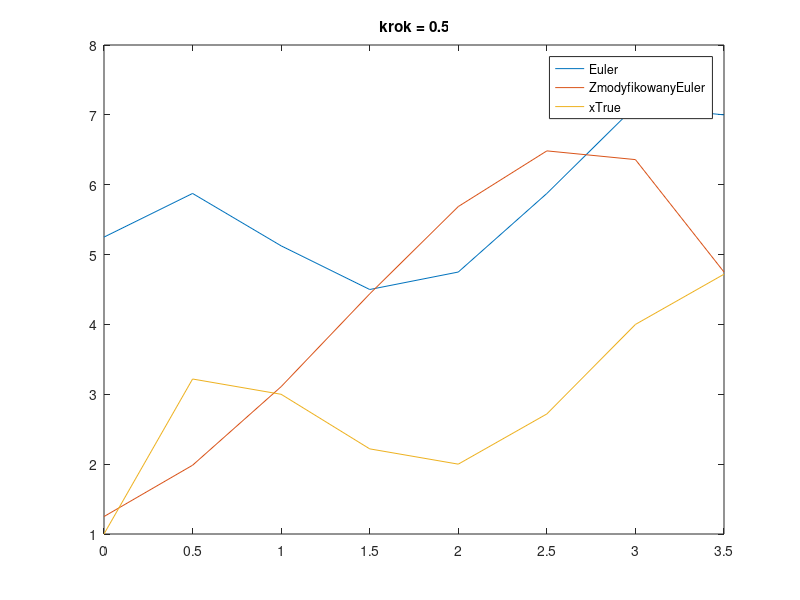
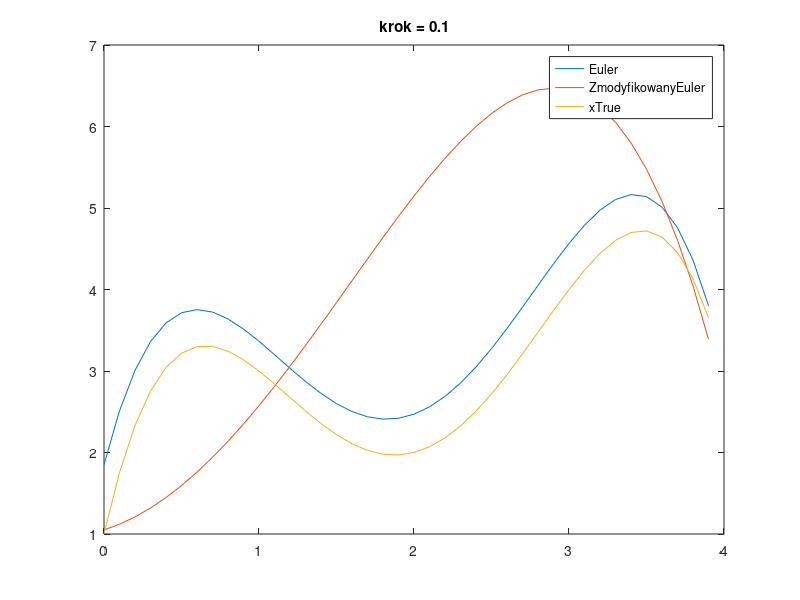
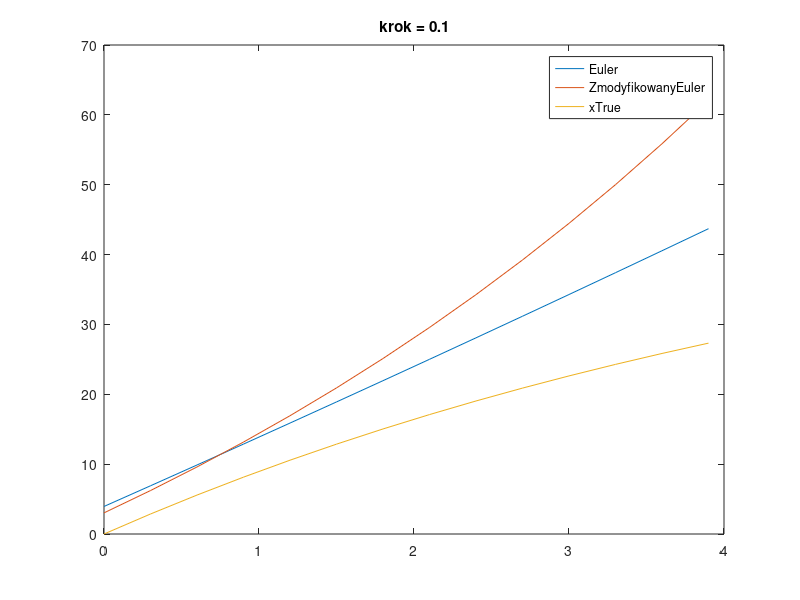
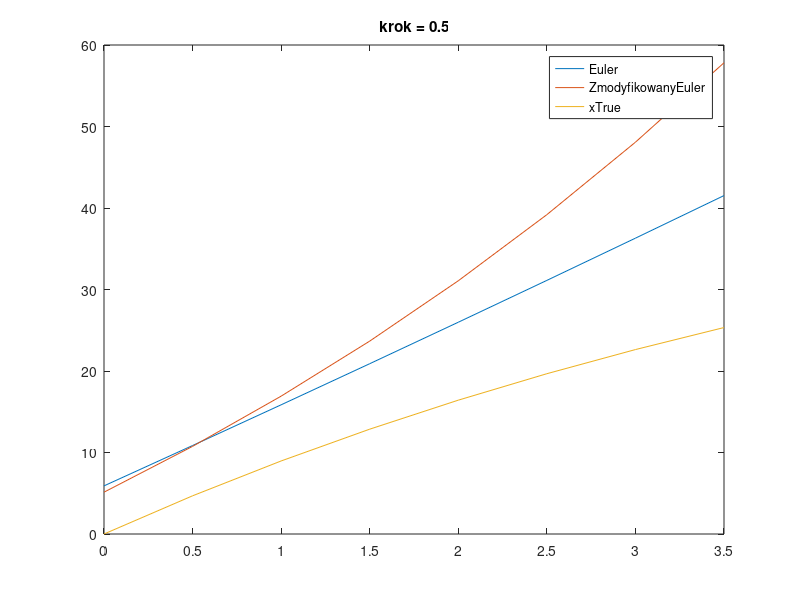

MATLAB code to generate these figures, in order:
t=[0,0.5,1,1.5,2,2.5,3,3.5];
euler=[5.25, 5.875, 5.125, 4.5, 4.75, 5.875, 7.125, 7.0];
zmodyf=[1.25, 1.984375, 3.109375, 4.4375, 5.6875, 6.484375, 6.359375, 4.75];
true=[1.0, 3.21875, 3.0, 2.21875, 2.0, 2.71875, 4.0, 4.71875];
figure;
plot(t, euler,t,zmodyf,t,true);
legend('Euler','ZmodyfikowanyEuler','xTrue');
title('krok = 0.5');

%% KROK 1
t=[0.0, 0.1, 0.2, 0.30000000000000004, 0.4, 0.5, 0.6, 0.7, 0.7999999999999999, 0.8999999999999999, 0.9999999999999999, 1.0999999999999999, 1.2, 1.3, 1.4000000000000001, 1.5000000000000002, 1.6000000000000003, 1.7000000000000004, 1.8000000000000005, 1.9000000000000006, 2.0000000000000004, 2.1000000000000005, 2.2000000000000006, 2.3000000000000007, 2.400000000000001, 2.500000000000001, 2.600000000000001, 2.700000000000001, 2.800000000000001, 2.9000000000000012, 3.0000000000000013, 3.1000000000000014, 3.2000000000000015, 3.3000000000000016, 3.4000000000000017, 3.5000000000000018, 3.600000000000002, 3.700000000000002, 3.800000000000002, 3.900000000000002];
euler=[1.85, 2.5118, 3.0082, 3.3608000000000002, 3.5900000000000003, 3.7150000000000003, 3.7538000000000005, 3.7232000000000003, 3.6388000000000003, 3.515, 3.365, 3.2008, 3.0332000000000003, 2.8718000000000004, 2.7250000000000005, 2.600000000000001, 2.502800000000001, 2.4382000000000015, 2.4098000000000015, 2.4200000000000013, 2.470000000000002, 2.5598000000000014, 2.6882000000000006, 2.852800000000002, 3.050000000000003, 3.2750000000000044, 3.5218000000000047, 3.783200000000004, 4.050800000000003, 4.315000000000003, 4.565000000000005, 4.788800000000005, 4.973200000000004, 5.103800000000002, 5.165000000000002, 5.140000000000001, 5.010799999999998, 4.758199999999995, 4.3617999999999935, 3.799999999999991];
zmodyf=[1.05, 1.1199749999999995, 1.2097749999999992, 1.3190999999999988, 1.4474999999999993, 1.5943749999999994, 1.7589749999999988, 1.9403999999999997, 2.1376000000000004, 2.349375000000001, 2.574375000000001, 2.811100000000002, 3.0579000000000023, 3.3129750000000024, 3.5743750000000034, 3.8400000000000034, 4.107600000000003, 4.374775000000003, 4.638975000000002, 4.897500000000002, 5.147500000000002, 5.385975000000002, 5.609775000000001, 5.815600000000002, 6.000000000000003, 6.1593750000000025, 6.289975000000002, 6.387900000000001, 6.449100000000002, 6.469375, 6.444375, 6.3695999999999975, 6.240399999999996, 6.051974999999993, 5.799374999999991, 5.47749999999999, 5.081099999999989, 4.604774999999988, 4.042974999999985, 3.389999999999983];
true=[1.0, 1.7539500000000001, 2.3312, 2.75395, 3.0432, 3.21875, 3.2992, 3.3019499999999997, 3.2432000000000007, 3.137950000000001, 2.999999999999999, 2.8419500000000006, 2.6752000000000002, 2.509949999999998, 2.355199999999998, 2.2187499999999982, 2.107200000000004, 2.0259500000000017, 1.9792000000000058, 1.9699500000000008, 2.0000000000000036, 2.069949999999995, 2.179199999999998, 2.325949999999999, 2.5071999999999974, 2.71875, 2.955199999999998, 3.2099500000000134, 3.475200000000001, 3.741949999999992, 3.9999999999999964, 4.237950000000001, 4.443199999999987, 4.6019499999999915, 4.699200000000012, 4.718749999999986, 4.643199999999986, 4.453949999999978, 4.1311999999999856, 3.6539499999999805];
figure;
plot(t, euler,t,zmodyf,t,true);
legend('Euler','ZmodyfikowanyEuler','xTrue');
title('krok = 0.1');

%% spadochroniarz 0.3

true=[0.0, 2.8634445193312104, 5.573472819055169, 8.138304557796182, 10.565719005358716, 12.863078637662582, 15.03735146752031, 17.0951321789872, 19.042662129385484, 20.885848279669972, 22.630281110551877, 24.281251578721346, 25.843767164597875, 27.32256706028231];
euler=[3.943, 6.902519823788547, 9.878559471365639, 12.871118942731279, 15.880198237885464, 18.905797356828195, 21.947916299559473, 25.006555066079297, 28.081713656387667, 31.17339207048458, 34.28159030837004, 37.40630837004405, 40.5475462555066, 43.705303964757704];
zmodyf=[3.0240297356828196, 6.219165774575487, 9.59508969045774, 13.162030862006594, 16.930797468811267, 20.91280924121133, 25.12013206319326, 29.565514533195547, 34.262426593605184, 39.22510034599666, 44.46857317578758, 50.00873331698294, 55.8623679950735, 62.047214293966086];
t=0:0.3:3.9;
figure;
plot(t, euler,t,zmodyf,t,true);
legend('Euler','ZmodyfikowanyEuler','xTrue');
title('krok = 0.1');

%% SPADOCHRON 0.5

t=[0,0.5,1,1.5,2,2.5,3,3.5];
euler=[5.905, 10.85588839941263, 15.852665198237887, 20.89533039647577, 25.983883994126284, 31.118325991189426, 36.2986563876652, 41.5248751835536];
zmodyf=[5.130082599118943, 10.752593050518271, 16.91479866130589, 23.66850384653534, 31.070485638435535, 39.182970999426395, 48.074159951594304, 57.818798920470925];
true=[0.0, 4.686659617731507, 8.96233935950712, 12.863078637662582, 16.421756516989902, 19.668368850127443, 22.630281110551884, 25.332459054283895];
figure;
plot(t, euler,t,zmodyf,t,true);
legend('Euler','ZmodyfikowanyEuler','xTrue');
title('krok = 0.5');